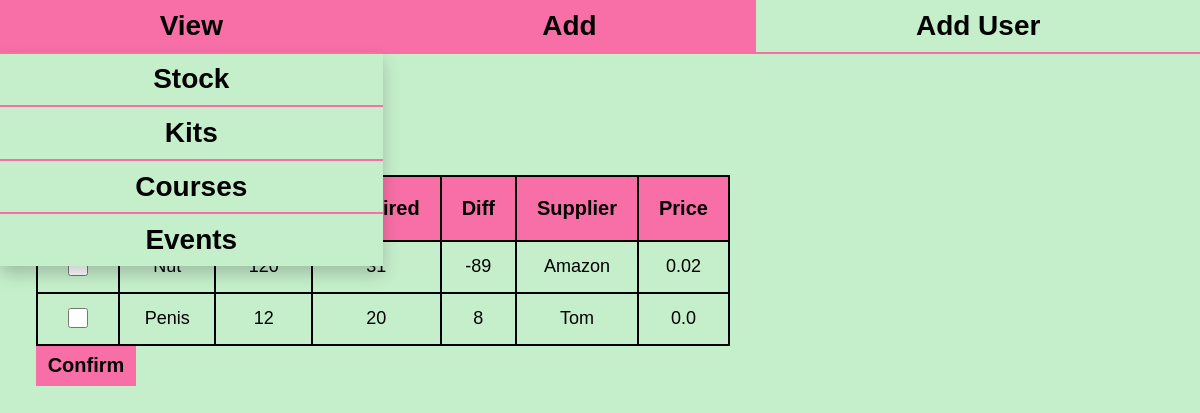
Page /add_selected_stock_items (signed in) on the earlier database version.
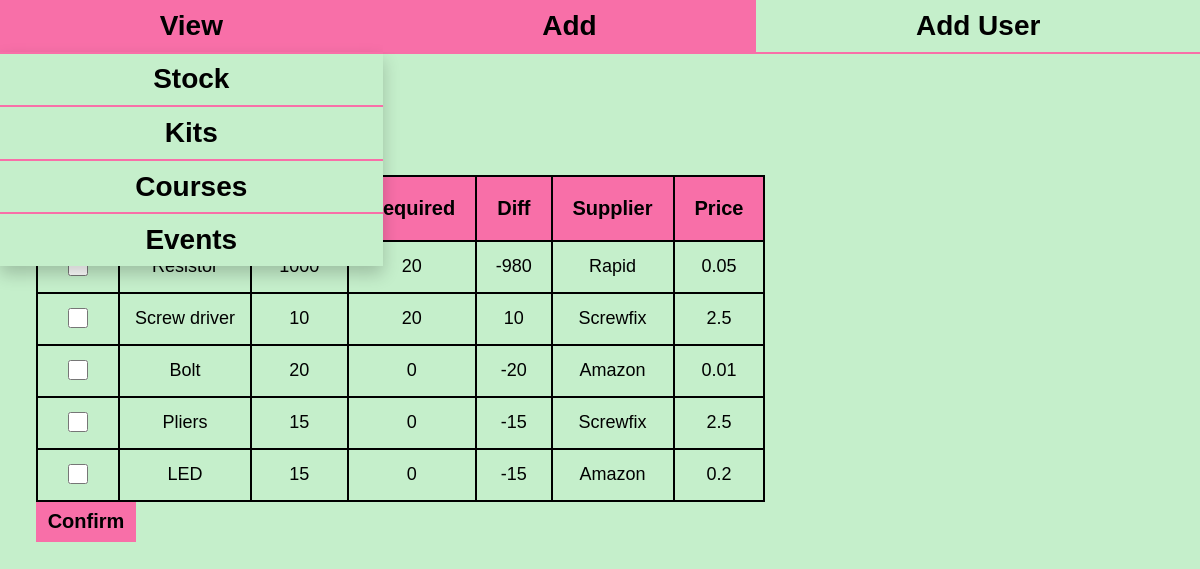
Same page on the later database version.
### app/models.py (models this page shows, shortened)
class StockItem(db.Model):
    id = db.Column(db.Integer, primary_key=True)
    name = db.Column(db.String)
    stock = db.Column(db.Integer)
    supplier = db.Column(db.String)
    price = db.Column(db.Double)
    kits = db.relationship('Kit', secondary=itemInKit)
    def data(self):
        required = calculate_required(self)
        return [self.name, self.stock, required, calculate_diff(self, required), self.supplier, self.price]

### app/views.py (the view, shortened to what this page needs)
@app.route('/add_selected_stock_items', methods=['GET', 'POST'])
@login_required
def add_selected_stock_items():
    form_type = "checkbox"
    try:
        reverse = session['reverse']
    except:
        reverse = False
    try:
        sort_by = session['sort_by']
    except:
        sort_by = None
    stock = get_stock_items()
    sort = SortStockItemForm()
    print(sort_by)
    for a in sort:
        if a.data:
            if a.name == sort_by:
                reverse = not reverse
            session['sort_by'] = a.name
            session['reverse'] = reverse
            return redirect(url_for('add_selected_stock_items'))
    else:
        print(sort.errors)
    stock = sort.sort(stock, sort_by, reverse)
    try:
        already_selected = session['selected_item_ids']
    except:
        already_selected = []
    return render_template('add_selected_items.html',
                           allItems = stock,
                           headers=sort,
                           form_type = form_type,
                           already_selected = already_selected,
                           active_page='add')

### app/__init__.py (called while the page is built)
@login_manager.user_loader
def load_user(user_id):
    return models.User.query.get(user_id)

### app/calculate_stock.py (called while the page is built)
def calculate_required(item):
    required = 0
    for kit in item.kits:
        print(kit)
        if kit.course:
            course = db_functions.get_course_with_id(kit.course)
            for event in course.events:
                required += event.numberOfKids
    return required

def calculate_diff(item, required):
    return required - item.stock

### app/db_functions.py (called while the page is built)
def get_stock_items():
    return models.StockItem.query.all()

def get_course_with_id(course_id):
    return models.Course.query.get(course_id)

### app/sort_forms.py (called while the page is built)
    def __iter__(self):
        return iter([self.name, self.stock, self.required, self.diff, self.supplier, self.price])

### app/templates/add_selected_items.html (shortened to what this page needs)
{% extends "base.html" %}
{% block content %}
    <link href="{{ url_for('static', filename='view.css') }}" type="text/css" rel="stylesheet">
    <h1>Stock</h1>
    <table class="items-table">
        <tr>
            <th class="header">Add</th>
            <form action="" method="post" name="sort_model">
            {% for header in headers %}
                <th>{{ header }}</th>
            {% endfor %}
            </form>
        </tr>
        <form action="" method="post" name="select_items">
        {% for item in allItems %}
            <tr>
                {% if form_type == "checkbox" %}
                    <td><input type="checkbox" value="{{ item.id }}" name="{{ item.id }}"
                        ></td>
                {% else %}
                    <td><input type="radio" value="{{ item.id }}" name="radio_input" {{ 'checked' if item.id==already_selected }}></td>
                {% endif %}
            {% for column in item.data() %}
                <td class="text">{{ column }}</td>
            {% endfor %}
            </tr>
        {% endfor %}
    </table>
    <input type="submit" value="Confirm">
{% endblock %}

Differences in the rows shown:
removed StockItem: name "Nut", data "120" "31" "-89", supplier "Amazon", price "0.02"
removed StockItem: name "Penis", data "12" "20" "8", supplier "Tom", price "0.0"
added StockItem: name "Resistor", stock "1000", data "20" "-980", supplier "Rapid", price "0.05"
added StockItem: name "Screw driver", data "10" "20" "10", supplier "Screwfix", price "2.5"
added StockItem: name "Bolt", data "20" "0" "-20", supplier "Amazon", price "0.01"
added StockItem: name "Pliers", data "15" "0" "-15", supplier "Screwfix", price "2.5"
added StockItem: name "LED", data "15" "0" "-15", supplier "Amazon", price "0.2"
Other differences:
new list line: "Required"
